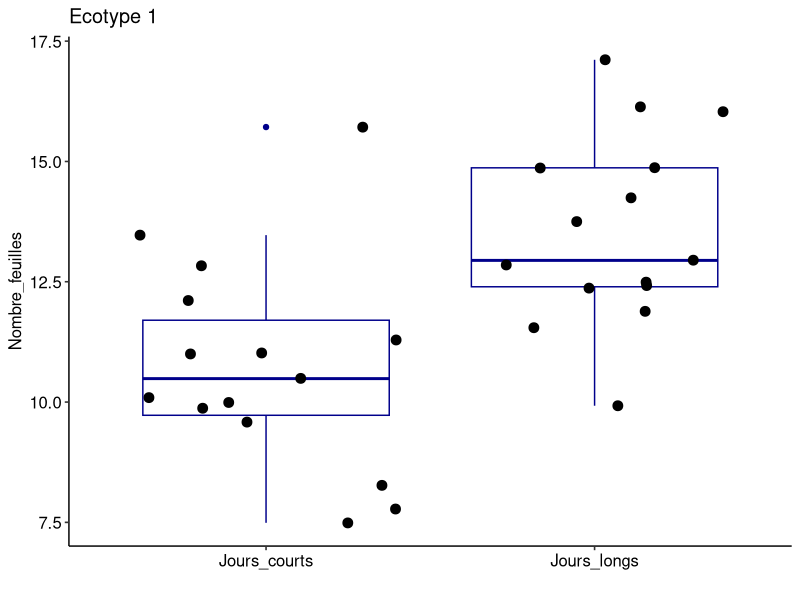
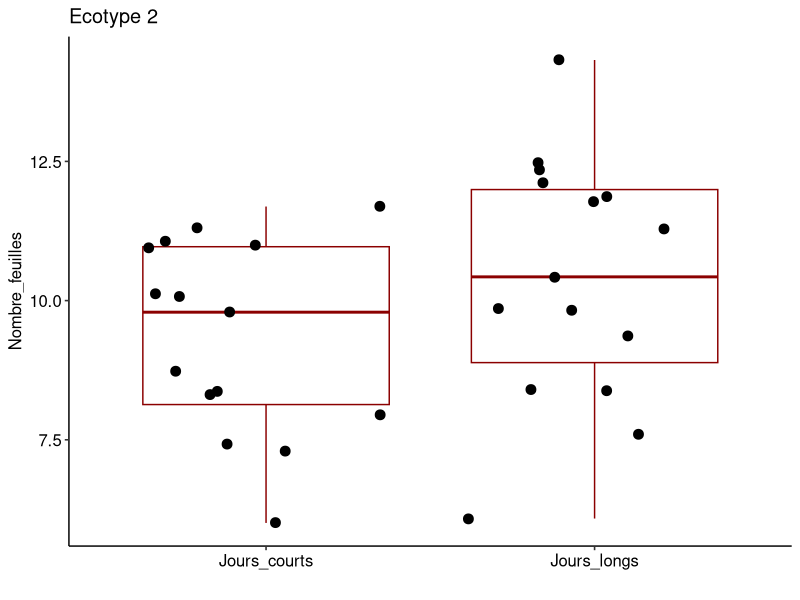
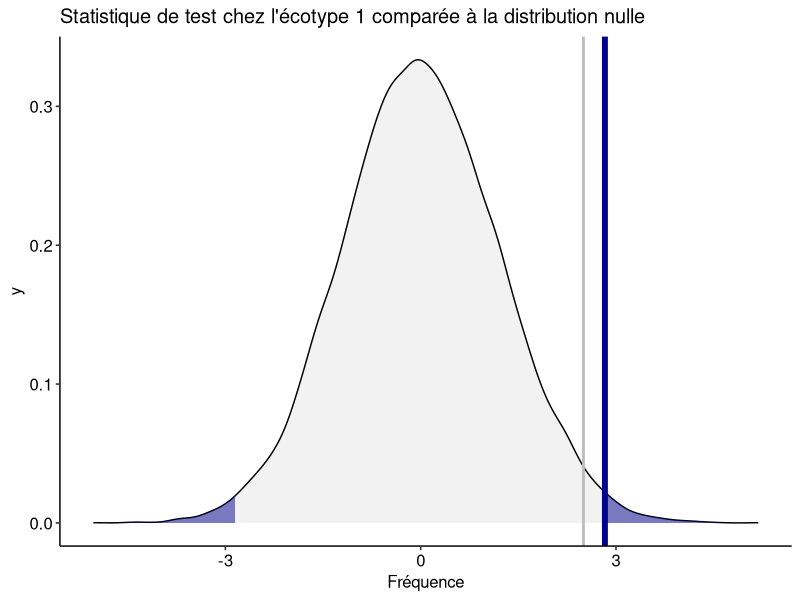
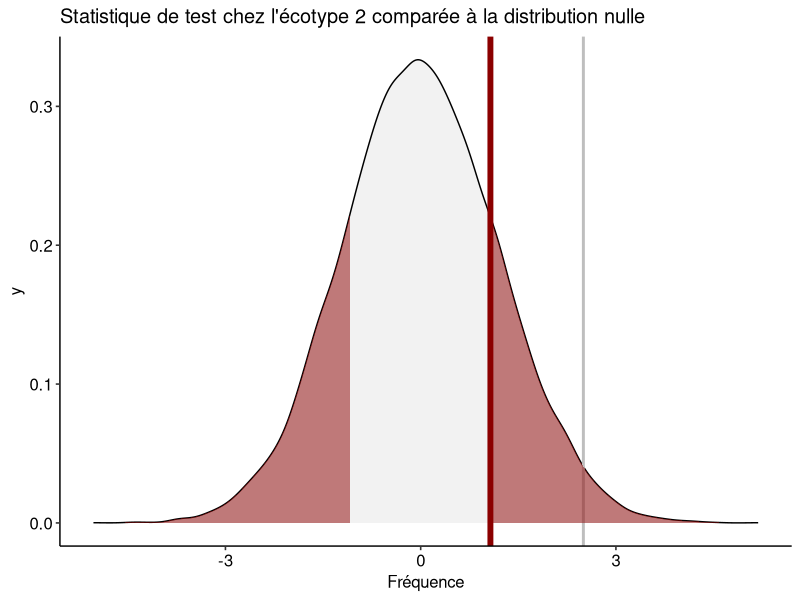
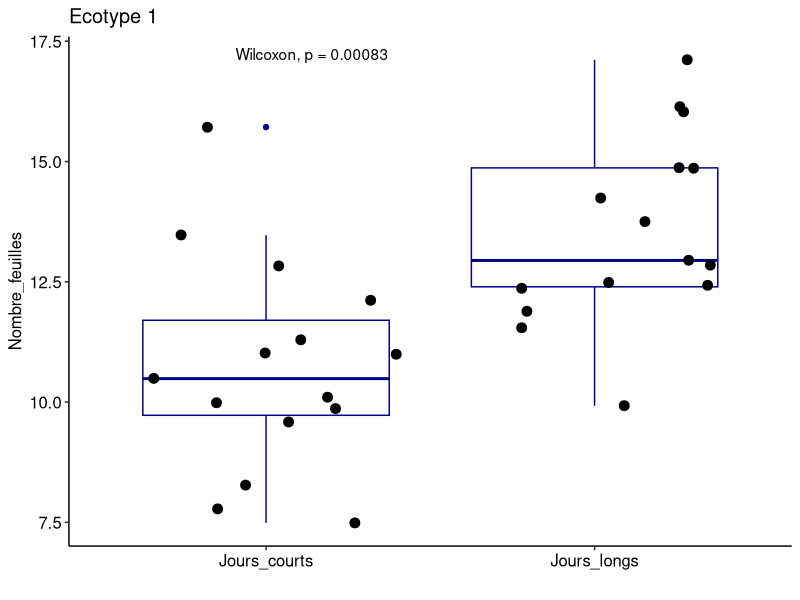
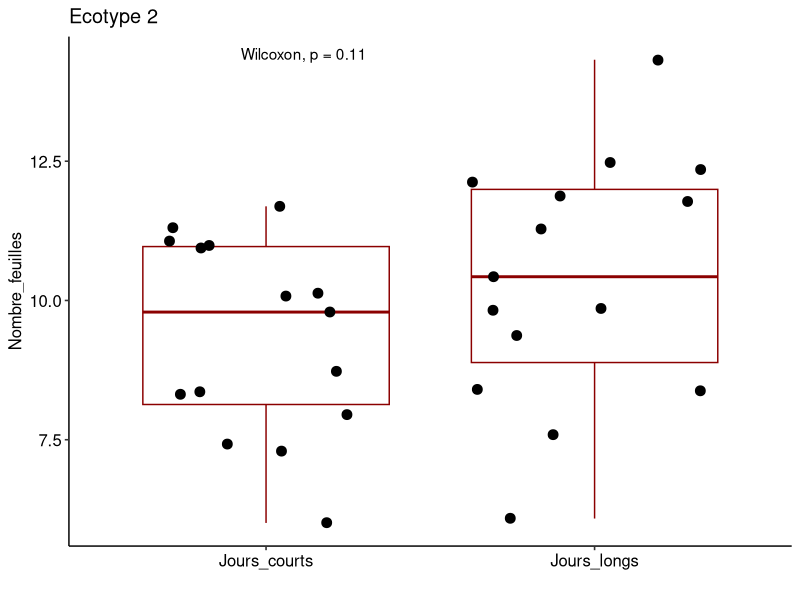
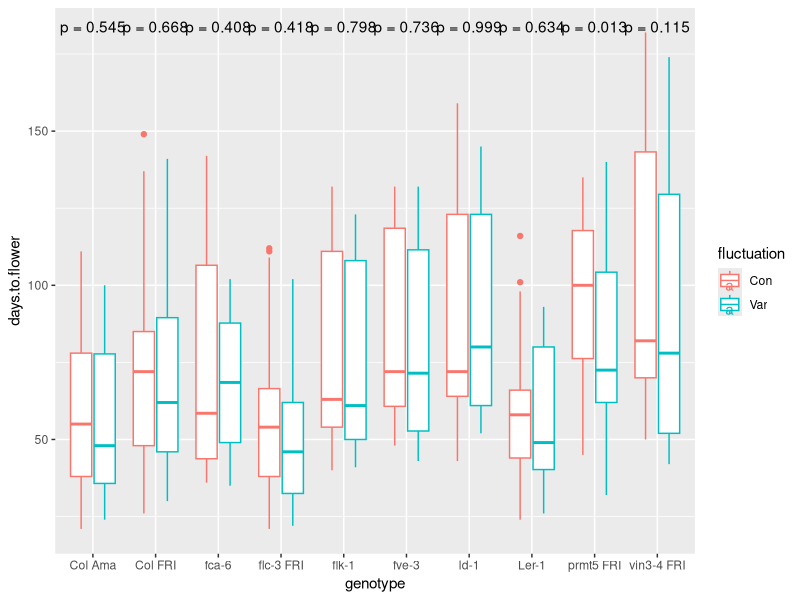
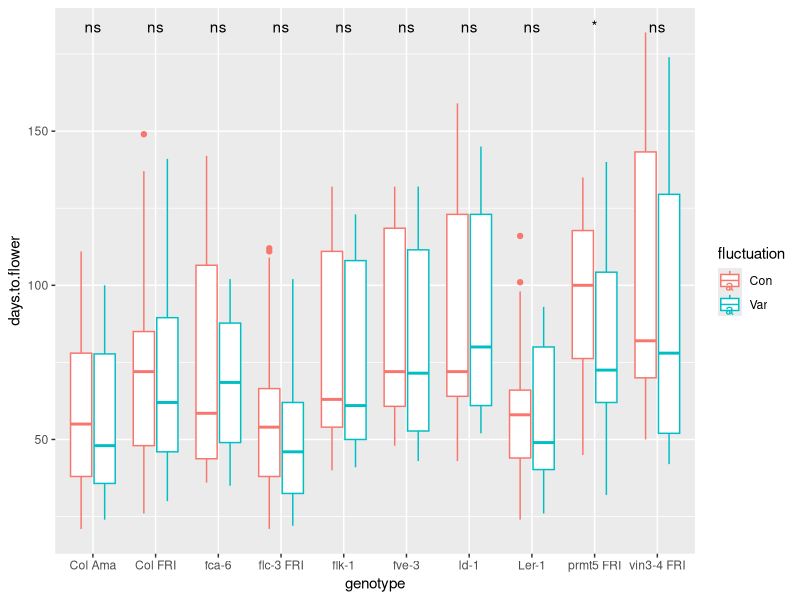

These figures' R source, in order:
## ---- chunk 1
knitr::opts_chunk$set(echo = TRUE)
## ---- chunk 2
library(tidyverse)
## ---- chunk 3
expt1 <- read_tsv("../data/burghardt_et_al_2015_expt1.txt")
## ---- chunk 4
library(ggpubr)
## ---- chunk 5
set.seed(116)
N <- 15
biomasse <- data.frame(Jours_courts = rnorm(n = N, mean = 10, sd = 2),
                       Jours_longs = rnorm(n = N, mean = 14, sd = 2)) %>%
  pivot_longer(c(Jours_courts, Jours_longs), names_to = "Traitement", values_to = "Nombre_feuilles")

ggplot(biomasse, aes(x=Traitement, y=Nombre_feuilles)) + 
  geom_boxplot(color="darkblue") + xlab("")+
  geom_jitter(size=3)+theme_pubr() + ggtitle("Ecotype 1")

biomasse_no_effect <- data.frame(Jours_courts = rnorm(n = N, mean = 10, sd = 2),
                       Jours_longs = rnorm(n = N, mean = 10, sd = 2)) %>%
  pivot_longer(c(Jours_courts, Jours_longs), names_to = "Traitement", values_to = "Nombre_feuilles")

ggplot(biomasse_no_effect, aes(x=Traitement, y=Nombre_feuilles)) + 
  geom_boxplot(color="darkred") + 
  geom_jitter(size=3)+xlab("")+
  theme_pubr()+ ggtitle("Ecotype 2")
## ---- chunk 6
observed_effect <- mean(biomasse[biomasse$Traitement=="Jours_longs",]$Nombre_feuilles - biomasse[biomasse$Traitement!="Jours_longs", ]$Nombre_feuilles)
observed_no_effect <- mean(biomasse_no_effect[biomasse_no_effect$Traitement=="Jours_longs",]$Nombre_feuilles - biomasse_no_effect[biomasse_no_effect$Traitement!="Jours_longs", ]$Nombre_feuilles)

h0 <- rnorm(n=20000, mean=0, sd=1.2)
df <- data.frame(h0)

density <- ggplot(data = df, aes(x=h0)) + geom_density(fill="grey", alpha = 0.2) + 
  theme_pubr() + xlab("Différence de moyennes") +xlab("Fréquence") +
  geom_vline(xintercept = observed_effect, color="darkblue", size=2)+ 
  geom_vline(xintercept = 2.5, color="grey", size=1)+ 
  ggtitle("Statistique de test chez l'écotype 1 comparée à la distribution nulle")

d <- ggplot_build(density)$data[[1]]
density + 
  geom_area(data = subset(d, x>observed_effect), aes(x=x, y=y), fill = "darkblue", alpha = 0.5)+
  geom_area(data = subset(d, x< -observed_effect), aes(x=x, y=y), fill = "darkblue", alpha = 0.5)
## ---- chunk 7
density <- ggplot(data = df, aes(x=h0)) + geom_density(fill="grey", alpha = 0.2) + 
  theme_pubr() + xlab("Différence de moyennes") +xlab("Fréquence") +
  geom_vline(xintercept = observed_no_effect, color="darkred", size=2) +
  geom_vline(xintercept = 2.5, color="grey", size=1)+ 
  ggtitle("Statistique de test chez l'écotype 2 comparée à la distribution nulle")

d <- ggplot_build(density)$data[[1]]
density + 
  geom_area(data = subset(d, x>observed_no_effect), aes(x=x, y=y), fill = "darkred", alpha = 0.5)+
  geom_area(data = subset(d, x< -observed_no_effect), aes(x=x, y=y), fill = "darkred", alpha = 0.5)
## ---- chunk 8
ggplot(biomasse, aes(x=Traitement, y=Nombre_feuilles)) + 
  geom_boxplot(color="darkblue") + xlab("")+
  geom_jitter(size=3)+theme_pubr() + stat_compare_means(method = "wilcox.test") + ggtitle("Ecotype 1")

ggplot(biomasse_no_effect, aes(x=Traitement, y=Nombre_feuilles)) + 
  geom_boxplot(color="darkred") + 
  geom_jitter(size=3)+xlab("")+
  theme_pubr() + stat_compare_means(method = "wilcox.test")+ ggtitle("Ecotype 2")
## ---- chunk 9
library(ggpubr)
## ---- chunk 10
ggplot(expt1, aes(genotype, days.to.flower, colour = fluctuation)) +
  geom_boxplot() +
  stat_compare_means(label = "p.format", method="t.test")
## ---- chunk 11
ggplot(expt1, aes(genotype, days.to.flower, colour = fluctuation)) +
  geom_boxplot() +
  stat_compare_means(label = "p.signif", method="t.test")
## ---- chunk 12
ggplot(expt1, aes(genotype, days.to.flower)) +
  geom_boxplot() +
  stat_compare_means(label = "p.format")
## ---- chunk 13
ggplot(expt1, aes(blade.length.mm, rosette.leaf.num)) +
    geom_point()+
  stat_cor()
## ---- chunk 14
ggplot(expt1, aes(blade.length.mm, rosette.leaf.num)) +
    geom_point()+
  stat_cor(method="spearman")
## ---- chunk 15
ggplot(expt1, aes(blade.length.mm, rosette.leaf.num, colour = fluctuation)) +
    geom_point()+
  stat_cor()
## ---- chunk 16
ggplot(expt1, aes(blade.length.mm, rosette.leaf.num, colour = fluctuation)) +
    geom_point()+
  stat_cor() +
  geom_smooth()
## ---- chunk 17
ggplot(expt1, aes(fluctuation, rosette.leaf.num)) +
  geom_violin() 
## ---- chunk 18
ggplot(expt1, aes(days.to.bolt, days.to.flower)) +
    geom_point() 
  
## ---- chunk 19

library(RColorBrewer)

## ---- chunk 20

display.brewer.all()

## ---- chunk 21

display.brewer.all(colorblindFriendly = TRUE)

